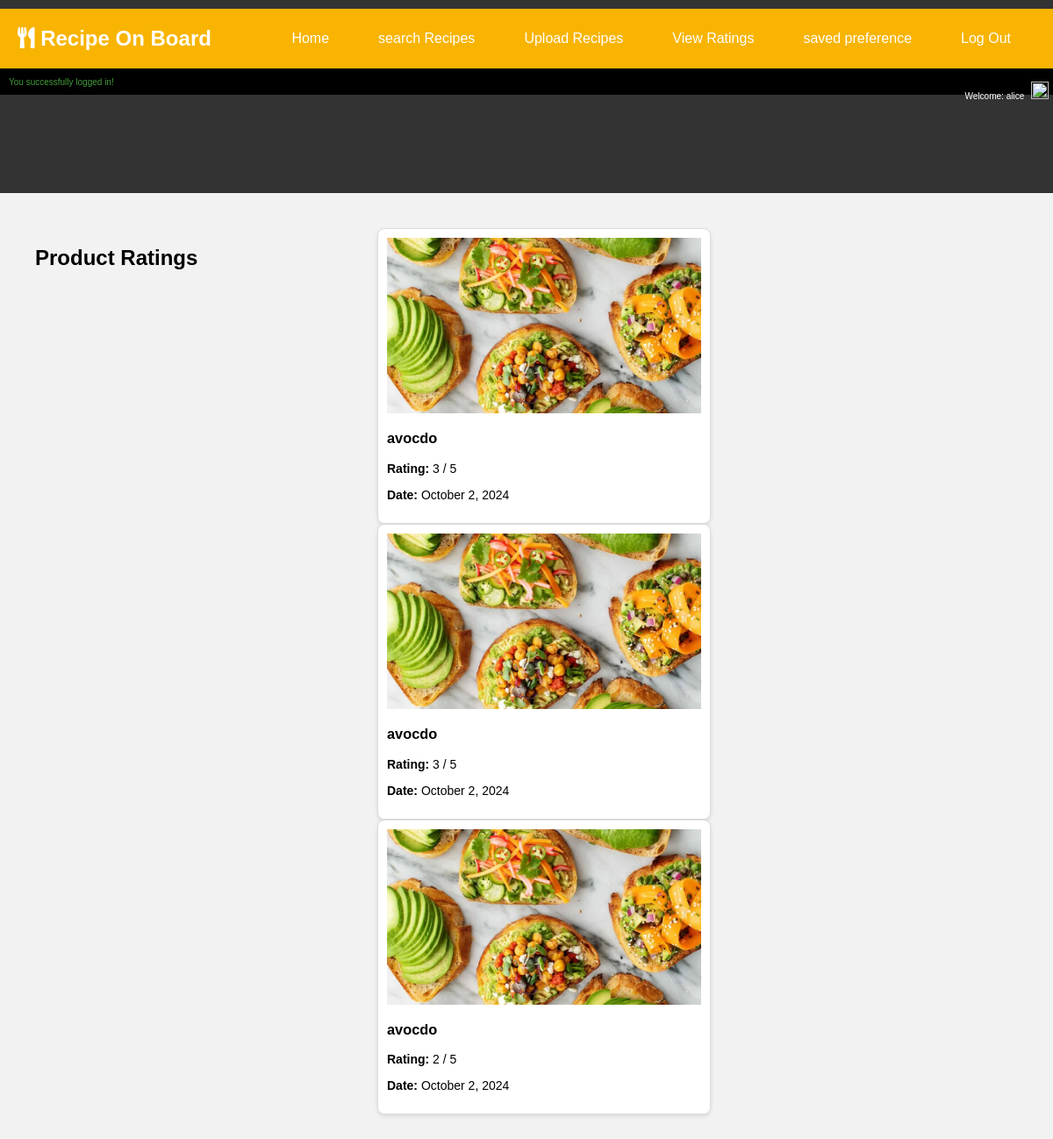
Screenshot of /rating.php (signed in) with the database file from the repository.
### tables this page shows
CREATE TABLE `registration` (
  `reg_id` int(11) NOT NULL AUTO_INCREMENT,
  `firstname` varchar(50) DEFAULT NULL,
  `lastname` varchar(50) DEFAULT NULL,
  `email` varchar(50) DEFAULT NULL,
  `password` varchar(50) DEFAULT NULL,
  `usertype` varchar(50) DEFAULT NULL,
  PRIMARY KEY (`reg_id`)
);

CREATE TABLE `ratings` (
  `rating_id` int(11) NOT NULL AUTO_INCREMENT,
  `recipe_id` int(11) DEFAULT NULL,
  `reg_id` int(11) DEFAULT NULL,
  `rating` varchar(50) DEFAULT NULL,
  `review_text` varchar(50) DEFAULT NULL,
  `created_at` varchar(50) DEFAULT NULL,
  PRIMARY KEY (`rating_id`)
);

CREATE TABLE `recipes` (
  `recipe_id` int(11) NOT NULL AUTO_INCREMENT,
  `reg_id` int(11) DEFAULT NULL,
  `recipename` varchar(50) DEFAULT NULL,
  `description` varchar(100) DEFAULT NULL,
  `ingredients` varchar(100) DEFAULT NULL,
  `directions` varchar(10000) DEFAULT NULL,
  `image` varchar(100) DEFAULT NULL,
  `cuisiens` varchar(100) DEFAULT NULL,
  `dietary_restrictions` varchar(100) DEFAULT NULL,
  PRIMARY KEY (`recipe_id`)
);

### rating.php (the view, shortened to what this page needs)
<?php
$db = mysqli_connect('localhost', 'root', '', 'recipe');
$sql = "SELECT * FROM registration WHERE reg_id='" . $_SESSION["reg_id"] . "'";
$result = mysqli_query($db, $sql);
$row = mysqli_fetch_array($result);
$name = $row['firstname'];
?>
<!DOCTYPE html>
<html lang="en">
<head>
    <link rel="stylesheet" href="styles.css">
    <link rel="stylesheet" href="https://cdnjs.cloudflare.com/ajax/libs/font-awesome/5.15.4/css/all.min.css" />
</head>
<body>
<header>
    <div class="header-container">
        <h1><i class="fas fa-utensils"></i> Recipe On Board</h1>
        <nav>
            <ul>
                <li><a href="home.php">Home</a></li>
                <li><a href="search.php">search Recipes</a></li>
                <li><a href="UploadRecipes.php">Upload Recipes</a></li>
                <li><a href="#">View Ratings</a></li>
                <li><a href="view_preference.php">saved preference</a></li>
                <li><a href="index.php">Log Out</a></li>
            </ul>
        </nav>
    </div>
    <div style="background-color:black;min-height:30px;">
        <p style='float:left;color:#449c3a;margin-left:10px;font-size:10px;'>You successfully logged in!</p>
        <p style='float:right;color:#fff;margin-left:px;font-size:10px;'>Welcome: <span style='margin-right:0px;display:inline-block;margin-right:5px;'><?php echo $name ?></span>
            <img src='images/user.png' style='display:inline-block;height:20px;width:20px;margin-top:5px;margin-right:5px;' />
        </p>
    </div>
</header>
<main>
    <section class="recipes">
        <h2>Product Ratings</h2>
        <div class="user-recipes-container">
            <?php
            $reg_id=$_SESSION['reg_id'];
            $sql = "SELECT p.recipename, p.image, r.rating, u.firstname AS username, r.created_at
                    FROM recipes p
                    INNER JOIN ratings r ON p.recipe_id = r.recipe_id
                    INNER JOIN registration u ON r.reg_id = u.reg_id
                    WHERE u.reg_id='$reg_id'";
            $result = $db->query($sql);
            if ($result->num_rows > 0) {
                while ($row = $result->fetch_assoc()) {
                    echo "<div class='product'>
                            <div class='slider'>
                                <img src='" . $row["image"] . "' alt='Product Image'>
                            </div>
                            <div class='product-info'>
                                <h3>" . $row["recipename"] . "</h3>
                                <p><strong>Rating:</strong> " . $row["rating"] . " / 5</p>
                                <p><strong>Date:</strong> " . date("F j, Y", strtotime($row["created_at"])) . "</p>
                            </div>
                          </div>";
                }
            } else {
                echo "No results found.";
            }
            ?>
        </div>
    </section>
</main>
</body>
</html>

### styles.css (style rules this page uses)
body { font-family: Arial, sans-serif; margin: 0; padding: 0; background-color: #f4f4f4; }
header { background: #333; color: #fff; height: 200px; padding: 10px 0; }
.header-container { display: flex; justify-content: space-between; align-items: center; max-width: 1200px; margin: 0 auto; padding: 0 20px; }
header h1 { margin: 0; font-size: 24px; }
nav ul { list-style: none; margin: 0; padding: 0; display: flex; }
nav ul li { margin-left: 20px; }
nav ul li a { color: #fff; text-decoration: none; }
main { max-width: 1200px; margin: 20px auto; padding: 0 20px; }
.recipes { display: flex; flex-wrap: wrap; gap: 20px; }
body { font-family: Arial, sans-serif; background-color: #f2f2f2; margin: 0; padding: 0; }
.header-container { display: flex; justify-content: space-between; align-items: center; padding: 1rem; background-color: #333; color: #fff; }
.header-container h1 { font-size: 1.5rem; margin: 0; }
nav ul { list-style-type: none; margin: 0; padding: 0; display: flex; }
nav ul li { margin-right: 1rem; }
nav ul li a { color: #fff; text-decoration: none; padding: 0.5rem; transition: color 0.3s; }
.recipes { display: grid; grid-template-columns: repeat(auto-fit, minmax(250px, 1fr)); gap: 10px; }
body { font-family: Arial, sans-serif; margin: 0; padding: 0; }
.header-container { background-color: #f8b400; padding: 20px; text-align: center; }
nav ul { list-style: none; padding: 0; }
nav ul li { display: inline; margin-right: 20px; }
.recipes { display: flex; justify-content: center; flex-wrap: wrap; gap: 20px; padding: 20px; }

### rating.php (style rules this page uses)
.recipes { width: 100%; display: grid; grid-template-columns: repeat(3, 1fr); grid-column-gap: 10px; grid-row-gap: 20px; }
.product { background: #fff; border: 1px solid #ddd; border-radius: 8px; overflow: hidden; box-shadow: 0 2px 5px rgba(0, 0, 0, 0.1); font-size: 0.875rem; padding: 10px; }
.product .slider img { width: 100%; height: 200px; object-fit: cover; }

### rows the page displays
registration: firstname "alice"
ratings: recipe.image (picture), recipe.recipename "avocdo", rating "3", created_at "October 2, 2024"
ratings: recipe.image (picture), recipe.recipename "avocdo", rating "3", created_at "October 2, 2024"
ratings: recipe.image (picture), recipe.recipename "avocdo", rating "2", created_at "October 2, 2024"
